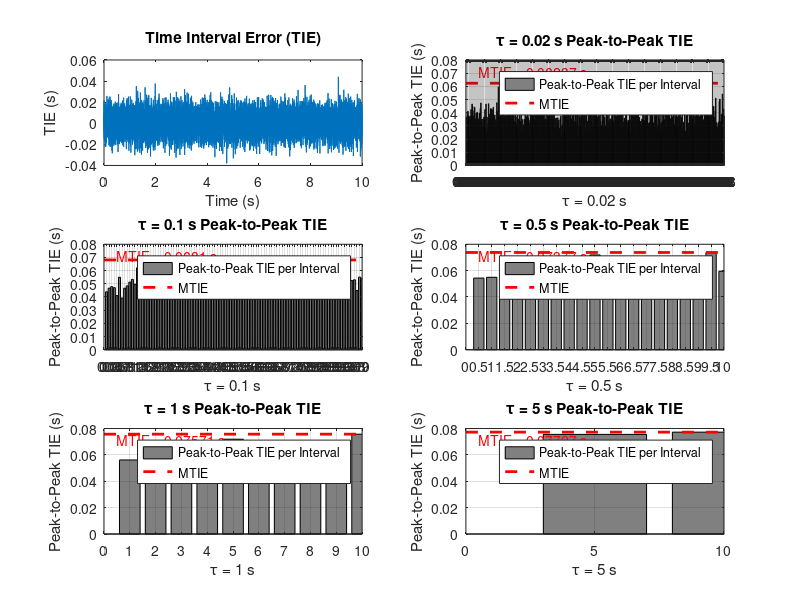
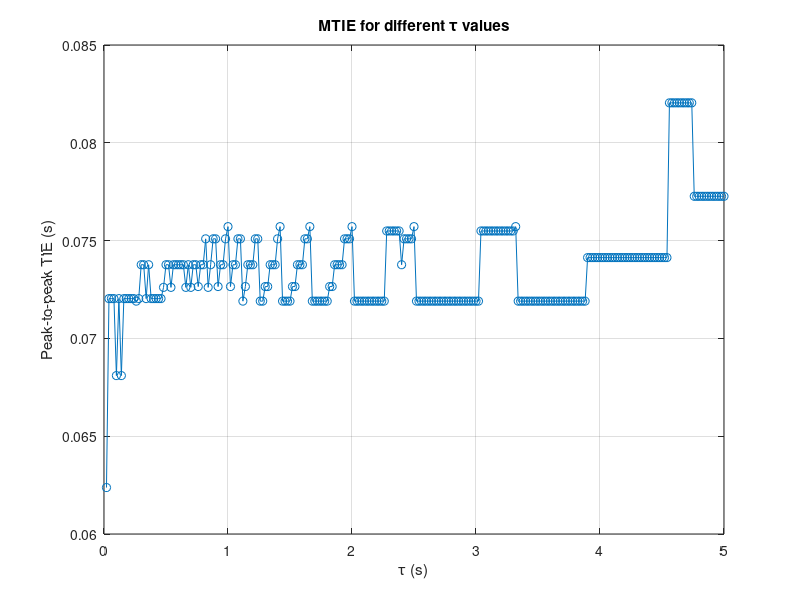

Here is the MATLAB script that generated these plots, in order:
% 参数设置
fs = 1000; % 采样频率 (Hz)
N = 10000; % 采样点数
t = (0:N-1)/fs; % 时间向量 (s)
sigma = 0.01; % 噪声的标准差

% 生成时钟信号并添加噪声
clock_signal = t + sigma * randn(1, N);

% 计算TIE
ideal_clock = t;
TIE = clock_signal - ideal_clock;

% 指定的tau值列表
specific_taus = [0.02, 0.1, 0.5, 1, 5]; % 特定的时间间隔
continuous_taus = 0.02:0.02:5; % 连续的tau值

% 创建一个新的图形窗口来显示TIE图
figure;
subplot(3,2,1);
plot(t, TIE, '-');
xlabel('Time (s)');
ylabel('TIE (s)');
title('Time Interval Error (TIE)');

% 子图索引
subplot_index = 2;

% 对每个特定tau值绘制peak-to-peak TIE
for i = 1:length(specific_taus)
    tau = specific_taus(i);
    interval_samples = round(tau * fs); % 每个间隔的样本数
    num_intervals = floor(N / interval_samples); % 区间数量
    ppTIE = zeros(num_intervals, 1); % peak-to-peak TIE数组

    for j = 1:num_intervals
        start_idx = (j-1) * interval_samples + 1;
        end_idx = min(j * interval_samples, N);
        ppTIE(j) = max(TIE(start_idx:end_idx)) - min(TIE(start_idx:end_idx));
    end

    % 找到当前tau下的MTIE
    MTIE_value = max(ppTIE);

    % 绘制peak-to-peak TIE
    subplot(3,2,subplot_index);
    bar((1:num_intervals)*tau, ppTIE, 'FaceColor', [0.5, 0.5, 0.5]);
    hold on;
    plot([0, num_intervals*tau], [MTIE_value, MTIE_value], 'r--', 'LineWidth', 2);
    xlabel(['\tau = ', num2str(tau), ' s']);
    ylabel('Peak-to-Peak TIE (s)');
    title(['\tau = ', num2str(tau), ' s Peak-to-Peak TIE']);
    text(0.05, 0.95, ['MTIE = ', num2str(MTIE_value, 4), ' s'], ...
         'Units', 'normalized', 'HorizontalAlignment', 'left', 'VerticalAlignment', 'top', 'FontSize', 10, 'Color', 'red');
    legend('Peak-to-Peak TIE per Interval', 'MTIE');
    grid on;
    xticks(0:tau:num_intervals*tau);
    xticklabels(0:tau:num_intervals*tau);
    xlim([0, num_intervals*tau]);
    hold off;
    subplot_index = subplot_index + 1;
end

% 在另一个图形窗口中绘制连续tau值与MTIE的关系图
figure;
ppTIE_max_continuous = zeros(size(continuous_taus));

for k = 1:length(continuous_taus)
    tau = continuous_taus(k);
    interval_samples = round(tau * fs); % 每个间隔的样本数
    num_intervals = floor(N / interval_samples); % 区间数量
    ppTIE = zeros(num_intervals, 1); % peak-to-peak TIE数组

    for j = 1:num_intervals
        start_idx = (j-1) * interval_samples + 1;
        end_idx = min(j * interval_samples, N);
        ppTIE(j) = max(TIE(start_idx:end_idx)) - min(TIE(start_idx:end_idx));
    end

    % 找到当前tau下的MTIE
    ppTIE_max_continuous(k) = max(ppTIE);
end

% 绘制MTIE随tau变化的曲线
plot(continuous_taus, ppTIE_max_continuous, '-o');
hold on;
xlabel('\tau (s)');
ylabel('Peak-to-peak TIE (s)');
title('MTIE for different \tau values');
grid on;


hold off;
